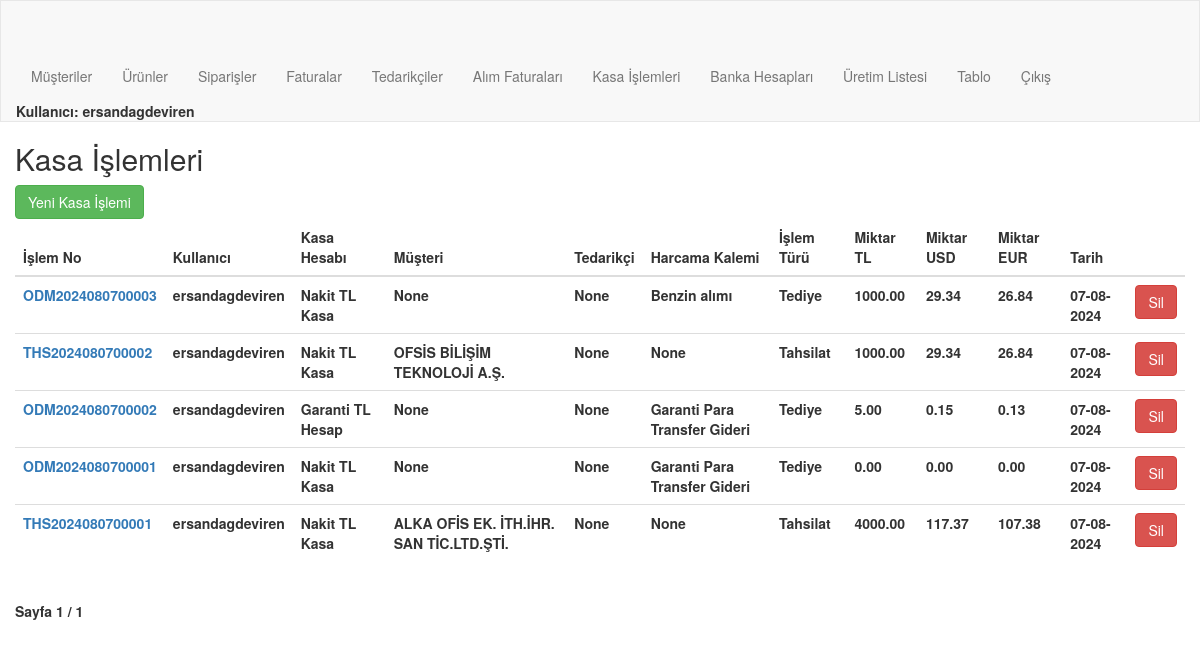
The app's page /order/payment_receipts/ (signed in), older data.
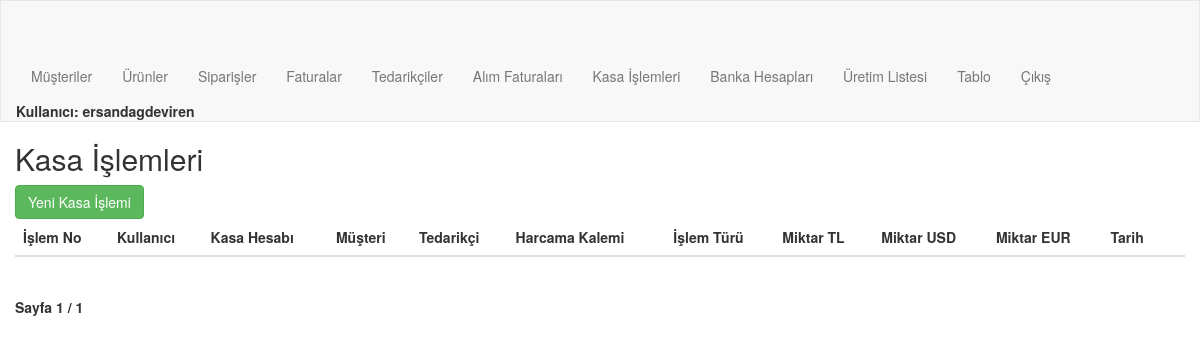
The same page, newer data.
### order/models.py (models this page shows, shortened)
class PaymentReceipt(models.Model):
    RECEIPT = 'Tahsilat'
    PAYMENT = 'Tediye'
    TRANSACTION_TYPES = [
        (RECEIPT, 'Tahsilat'),
        (PAYMENT, 'Tediye'),
    ]
    user = models.ForeignKey(User, on_delete=models.CASCADE)
    cash_register = models.ForeignKey(CashRegister, on_delete=models.CASCADE)
    customer = models.ForeignKey('Customer', on_delete=models.PROTECT, null=True, blank=True)
    supplier = models.ForeignKey('Supplier', on_delete=models.PROTECT, null=True, blank=True)
    expense_item = models.ForeignKey(ExpenseItem, on_delete=models.CASCADE, null=True, blank=True)
    transaction_type = models.CharField(max_length=10, choices=TRANSACTION_TYPES)
    amount = models.DecimalField(max_digits=10, decimal_places=2, null=True, blank=True)
    usd_amount = models.DecimalField(max_digits=10, decimal_places=2, editable=True, null=True, blank=True)
    eur_amount = models.DecimalField(max_digits=10, decimal_places=2, editable=True, null=True, blank=True)
    date = models.DateTimeField(default=timezone.now)
    transaction_number = models.CharField(max_length=20, unique=True, blank=True)

class CashRegister(models.Model):
    cash_code = models.CharField(max_length=255)
    name = models.CharField(max_length=255)
    currency = models.ForeignKey(currency, on_delete=models.CASCADE, related_name="currency_name_bank")
    balance_USD = models.DecimalField(max_digits=10, decimal_places=2, default=0)
    balance_EUR = models.DecimalField(max_digits=10, decimal_places=2, default=0)
    balance_tl = models.DecimalField(max_digits=10, decimal_places=2, default=0)
    def __str__(self):
        return self.name

class ExpenseItem(models.Model):
    expense_code=models.CharField(max_length=255)
    name = models.CharField(max_length=255)
    def __str__(self):
        return self.name

class Customer(models.Model):
    user = models.ForeignKey(User, on_delete=models.CASCADE, related_name="user_customers",blank=True,null=True)
    customerCode = models.CharField(max_length=50)
    companyName = models.CharField(max_length=50)
    taxOffice = models.CharField(max_length=50)
    tax_number = models.CharField(max_length=50, blank=True)
    name = models.CharField(max_length=50, blank=True)
    middleName = models.CharField(max_length=50, blank=True)
    surname = models.CharField(max_length=50, blank=True)
    city = models.CharField(max_length=50)
    district = models.CharField(max_length=50)
    adress = models.CharField(max_length=250, blank=True)
    shipping_adress=models.CharField(max_length=250, blank=True)
    country = models.CharField(max_length=50, blank=True, default="Türkiye")
    email = models.EmailField(blank=True)
    telephone = models.CharField(max_length=11, blank=True)
    customerType = models.CharField(max_length=50, blank=True)
    contactPerson = models.CharField(max_length=50, blank=True)
    E_invoice=models.BooleanField(default=True)
    def __str__(self):
        return self.companyName

### order/views.py (the view)
# urls.py: path('payment_receipts/', views.payment_receipt_list, name='payment_receipt_list'),
@login_required
@user_passes_test(is_admin)
def payment_receipt_list(request):
    payment_receipts = PaymentReceipt.objects.all().order_by('-date')
    paginator = Paginator(payment_receipts, 50)  # Show 20 payment receipts per page
    page_number = request.GET.get('page')
    page_obj = paginator.get_page(page_number)
    return render(request, 'order/payment_receipt_list.html', {'page_obj': page_obj})

### order/views.py (called while the page is built)
def is_admin(user):
    return user.is_authenticated and user.is_staff

### order/Templates/order/payment_receipt_list.html (shortened to what this page needs)
{% extends "order/navbar.html" %}
{% block content %}
    <h2>Kasa İşlemleri</h2>
    <a href="{% url 'order:payment_receipt_create' %}" class="btn btn-success mb-2">Yeni Kasa İşlemi</a>
    <table class="table">
        <thead>
            <tr>
                <th>İşlem No</th>
                <th>Kullanıcı</th>
                <th>Kasa Hesabı</th>
                <th>Müşteri</th>
                <th>Tedarikçi</th>
                <th>Harcama Kalemi</th>
                <th>İşlem Türü</th>
                <th>Miktar TL</th>
                <th>Miktar USD</th>
                <th>Miktar EUR</th>
                <th>Tarih</th>
                <th></th>
            </tr>
        </thead>
        <tbody>
            {% for payment_receipt in page_obj %}
                <tr>
                    <td><a href="{% url 'order:payment_receipt_detail' payment_receipt.pk %}">{{ payment_receipt.transaction_number }}</a></td>
                    <td>{{ payment_receipt.user }}</td>
                    <td>{{ payment_receipt.cash_register }}</td>
                    <td>{{ payment_receipt.customer }}</td>
                    <td>{{ payment_receipt.supplier }}</td>
                    <td>{{ payment_receipt.expense_item }}</td>
                    <td>{{ payment_receipt.get_transaction_type_display }}</td>
                    <td>{{ payment_receipt.amount }}</td>
                    <td>{{ payment_receipt.usd_amount }}</td>
                    <td>{{ payment_receipt.eur_amount }}</td>
                    <td>{{ payment_receipt.date|date:"d-m-Y" }}</td>
                    <td>
                        <form method="POST" action="{% url 'order:payment_receipt_delete' payment_receipt.pk %}" style="display:inline;" onsubmit="return confirmDelete();">
                            <button type="submit" class="btn btn-danger">Sil</button>
                        </form>
                    </td>
                </tr>
            {% endfor %}
        </tbody>
    </table>
    <div class="pagination">
        <span class="step-links">
            <span class="current">
                Sayfa {{ page_obj.number }} / {{ page_obj.paginator.num_pages }}
            </span>
        </span>
    </div>
{% endblock %}

### order/Templates/order/navbar.html (shortened to what this page needs)
<!DOCTYPE html>
{% load static %}
<html lang="en">
<head>
    <link rel="stylesheet" href="https://maxcdn.bootstrapcdn.com/bootstrap/3.3.7/css/bootstrap.min.css">
</head>
<body>
    <nav class="navbar navbar-default">
        <div class="container-custom">
            <div class="navbar-header">
                <a class="navbar-brand brand-font" href="{% url 'order:main' %}">
                </a>
            </div>
            <ul class="nav navbar-nav navbar-right">
                {% if user.is_authenticated %}
                    {% if user.is_staff %}
                        <li><a href="{% url 'order:customer_listed' %}">Müşteriler</a></li>
                        <li><a href="{% url 'order:search' %}">Ürünler</a></li>
                        <li><a href="{% url 'order:order_list' %}">Siparişler</a></li>
                        <li><a href="{% url 'order:invoice_list' %}">Faturalar</a></li>
                        <li><a href="{% url 'order:supplier_listed' %}">Tedarikçiler</a></li>
                        <li><a href="{% url 'order:buying_invoice_list' %}">Alım Faturaları</a></li>
                        <li><a href="{% url 'order:payment_receipt_list' %}">Kasa İşlemleri</a></li>
                        <li><a href="{% url 'order:accounts_list' %}">Banka Hesapları</a></li>
                        <li><a href="{% url 'order:make_production' %}">Üretim Listesi</a></li>
                        <li><a href="{% url 'order:comparison' %}">Tablo</a></li>
                    {% else %}
                        <li><a href="{% url 'order:user_order_list' %}">Siparişlerim</a></li>
                        <li><a href="{% url 'order:user_invoice_list' %}">Faturalarım</a></li>
                        <li><a href="{% url 'order:user_financial' %}">Cari Ekstrem</a></li>
                    {% endif %}
                    <li><a href="{% url 'users:logout' %}">Çıkış</a></li>
                    {% if not user.is_staff %}
                        <li><a href="{% url 'order:customer_update_request' user.pk %}"> <b>Merhaba {{user.username}}</b></a></li>
                    {% else %}
                        <li> <b>Kullanıcı: {{user.username}}</li>
                    {% endif %}
                {% else %}
                    <li><a href="{% url 'users:login' %}">Giriş</a></li>
                    <li><a href="">Üye Ol</a></li>
                {% endif %}
            </ul>
        </div>
    </nav>
    <div class="container-custom">
        {% block content %}
        {% endblock %}
    </div>
</body>
</html>

### order/Templates/order/navbar.html (style rules this page uses)
.container-custom { padding-left: 15px; padding-right: 15px; }
.navbar-default { margin: 0; border-radius: 0; }

Row changes from the older to the newer data that the page shows:
removed PaymentReceipt: transaction_number "ODM2024080700003", user "ersandagdeviren", cash_register "Nakit TL Kasa", customer "None", supplier "None", expense_item "Benzin alımı", transaction_type "Tediye", amount "1000.00", usd_amount "29.34", eur_amount "26.84", date "07-08-2024"
removed PaymentReceipt: transaction_number "THS2024080700002", user "ersandagdeviren", cash_register "Nakit TL Kasa", customer "OFSİS BİLİŞİM TEKNOLOJİ A.Ş.", supplier "None", expense_item "None", transaction_type "Tahsilat", amount "1000.00", usd_amount "29.34", eur_amount "26.84", date "07-08-2024"
removed PaymentReceipt: transaction_number "ODM2024080700002", user "ersandagdeviren", cash_register "Garanti TL Hesap", customer "None", supplier "None", expense_item "Garanti Para Transfer Gideri", transaction_type "Tediye", amount "5.00", usd_amount "0.15", eur_amount "0.13", date "07-08-2024"
removed PaymentReceipt: transaction_number "ODM2024080700001", user "ersandagdeviren", cash_register "Nakit TL Kasa", customer "None", supplier "None", expense_item "Garanti Para Transfer Gideri", transaction_type "Tediye", amount "0.00", usd_amount "0.00", eur_amount "0.00", date "07-08-2024"
removed PaymentReceipt: transaction_number "THS2024080700001", user "ersandagdeviren", cash_register "Nakit TL Kasa", customer "ALKA OFİS EK. İTH.İHR. SAN TİC.LTD.ŞTİ.", supplier "None", expense_item "None", transaction_type "Tahsilat", amount "4000.00", usd_amount "117.37", eur_amount "107.38", date "07-08-2024"
